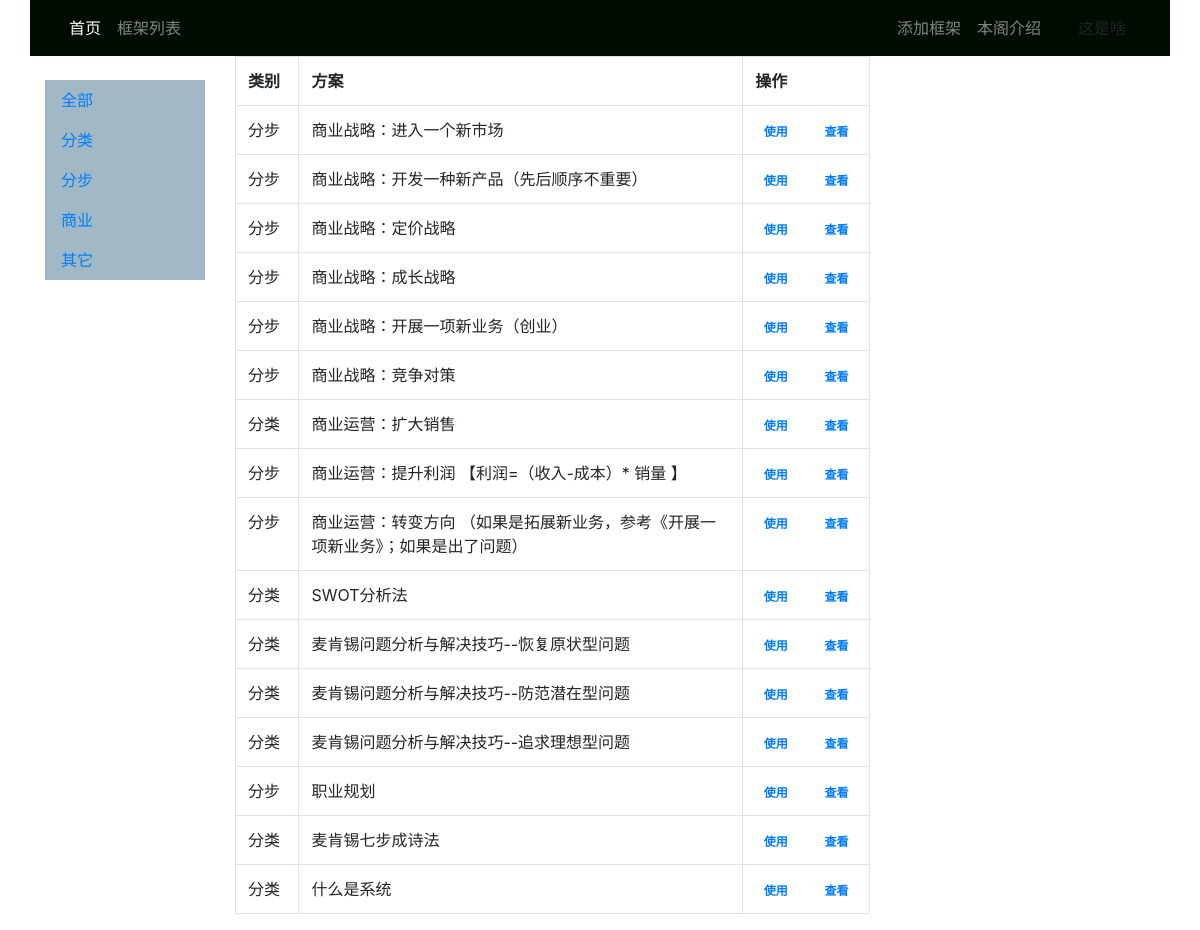
Before: / with the older database file.
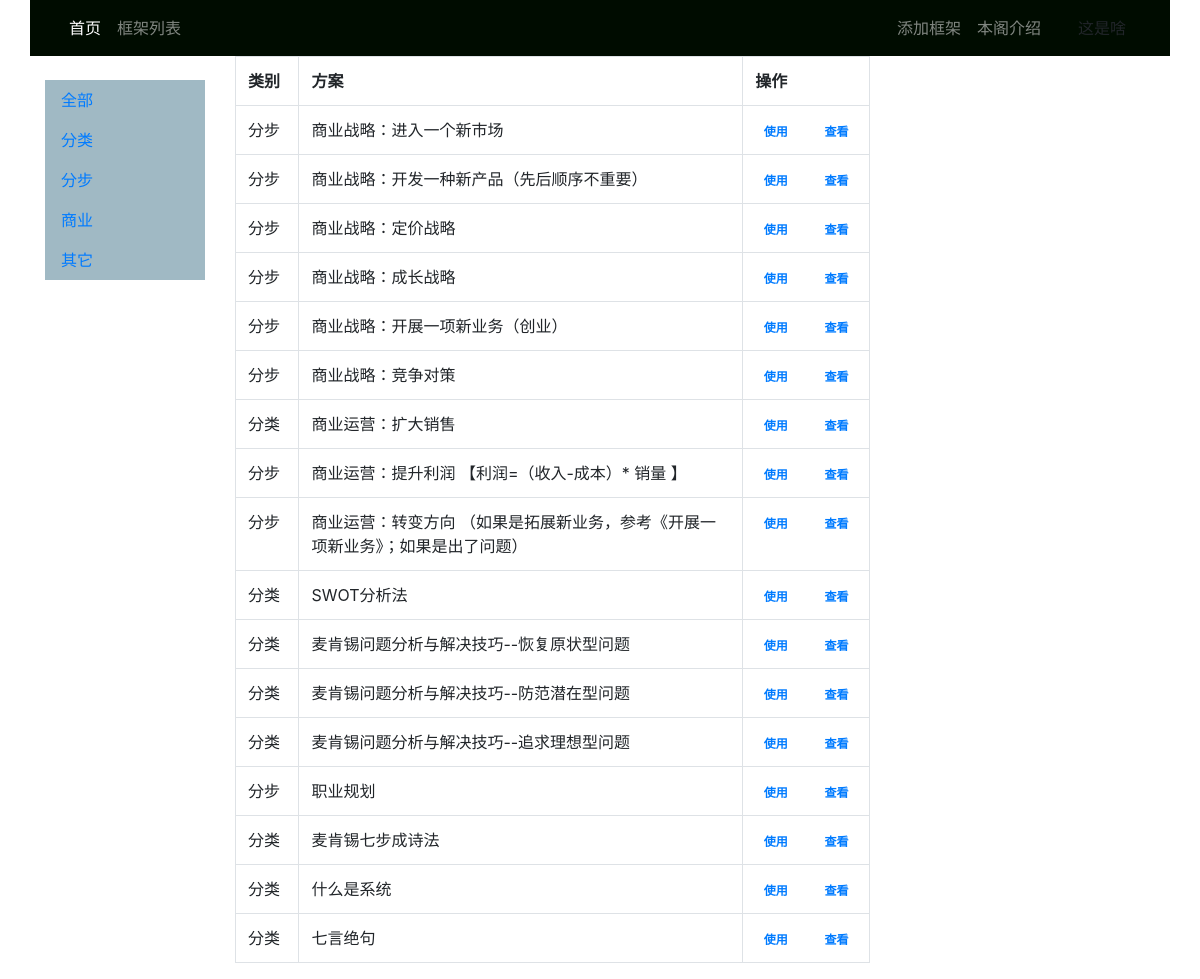
After: the same page with the newer database file.
### thinkapp/models.py (models this page shows, shortened)
class Sort_Detail(models.Model):
    name = models.CharField(max_length=64,verbose_name='框架分类名称')
    is_show = models.IntegerField(default=1,verbose_name='删除字段')
    add_time=models.DateTimeField(auto_now=True,verbose_name="创建时间")
    remark = models.TextField(max_length=200, null=True, blank=True, verbose_name=u'备注')
    class Meta:
        ordering = ["id"]

class Frame_title(models.Model):
    name = models.CharField(max_length=64,verbose_name='框架分类名称')
    label = models.CharField(max_length=200,verbose_name='标签')
    Sort = models.ForeignKey(Sort_Detail, on_delete=models.CASCADE, null=False, verbose_name='类型')
    hide_input = models.IntegerField(default='1',verbose_name='0，子标题没有输入；1，有输入')
    level = models.IntegerField(default='0',verbose_name='是否子标题')
    creater = models.CharField(max_length=64,verbose_name='创建人')
    is_show = models.IntegerField(default=1,verbose_name='删除字段')
    add_time=models.DateTimeField(auto_now=True,verbose_name="创建时间")
    remark = models.TextField(max_length=200, null=True, blank=True, verbose_name=u'备注')

### thinkapp/views.py (the view)
# urls.py: path('', views.frameList, name='frameList'),
def frameList(request):
    FrameT = Frame_title.objects.all()
    FrameSort = Sort_Detail.objects.all()
    context = {}
    context['FrameT'] = FrameT
    context['FrameSort'] = FrameSort
    return render(request,'thinkapp/frameList.html', context)

### templates/thinkapp/frameList.html
{% extends 'thinkapp/master.html' %}
{% block main %}
<table  class="table table-hover table-bordered">
<tr>
    <th width="10%">类别</th>
    <th>方案</th>
    <th width="20%">  操作</th>
</tr>
{% for  t  in  FrameT %}
<tr>
    <td >
        {% for  fs  in  FrameSort %}
            {% if t.Sort_id == fs.id  %}  {{ fs.name  }}  {% endif %}
        {% endfor %}
    </td>
    <td > {{ t.name }} </td>
    <td class="text-center">
        <a href="{% url 'SolutionAdd' frameT_id=t.id %}" role="button"> <span class="badge badge-pill">使用 </span></a> &nbsp; &nbsp;
        <a href="{% url 'framedetail' frameT_id=t.id %}" role="button"> <span class="badge badge-pill">查看 </span></a>
    </td>
    {% endfor %}
</tr>
</table>
{% endblock %}

Changed rows visible on the page:
added Frame_title: name "七言绝句", Sort_Detail (name "分类")
